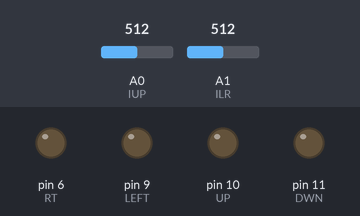
Recording of a sketch running on a simulated Arduino Uno, built with avr-gcc and run on an emulated ATmega328P. Parts: output pins drawn as LEDs (lit = HIGH). The test bench sets the inputs (shaded band); at power-on: A0 (IUP) = 512, A1 (ILR) = 512.

Above: at 1.2 s.
1.3 s: A0 (IUP) set to 534
At 2.5 s:
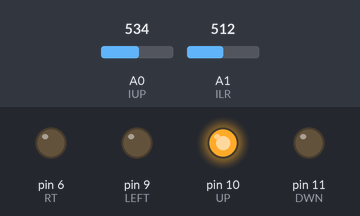
3.1 s: A1 (ILR) set to 530
At 3.7 s:
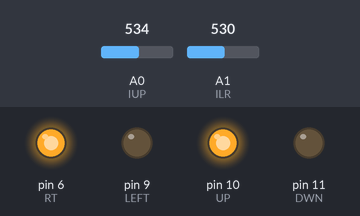
4.7 s: A0 (IUP) set to 511
At 6.0 s:
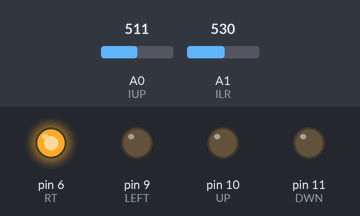
6.3 s: A1 (ILR) set to 306
At 7.4 s:
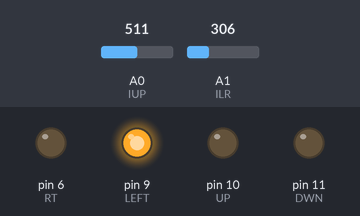
7.9 s: A0 (IUP) set to 306
At 8.7 s:
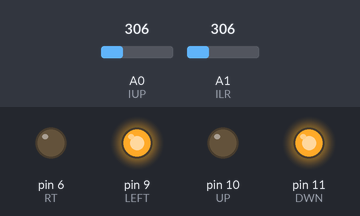
9.5 s: A1 (ILR) set to 511
At 9.9 s:
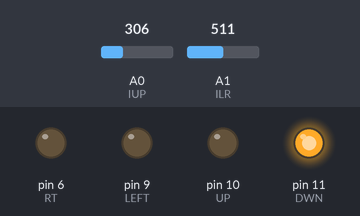
Timing chart, 0 to 12.1 s (numbered marks = the images above; inputs shaded):
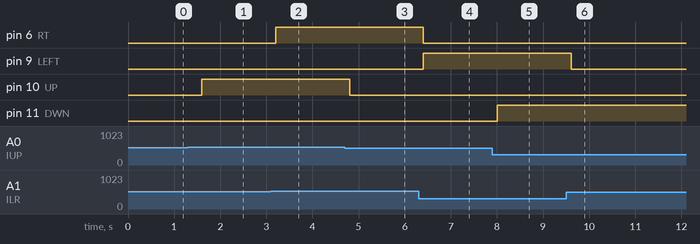

The sketch:

JoystickCode.ino
```cpp
/* Modified from Philip Vallone
2-axis joystick connected to an Arduino Micro
to output 4 pins, up, down, left & right
If you are using pull down resistors, change all the HIGHs to LOWs and LOWs to HIGH.
This skectch is using pull up resistors.
*/

/*Currently LEDs light up for 400 ms (Delay on bottom)
This can be altered to check effect.
Also, the LEDs are connected to PWM Arduino pins,
so you can change the code to alter their strength.
*/

int UD = 0;
int LR = 0;
/* Arduino Micro output pins*/
int DWN = 11;
int UP = 10;
int LEFT = 9;
int RT = 6;
/* Arduino Micro Input Pins */
int IUP=A0;
int ILR=A1;

int MID = 10; // 10 mid point delta arduino, use 4 for attiny
int LRMID = 0;
int UPMID = 0;
void setup(){

  pinMode(DWN, OUTPUT);
  pinMode(UP, OUTPUT);
  pinMode(LEFT, OUTPUT);
  pinMode(RT, OUTPUT);

  digitalWrite(DWN, HIGH);
  digitalWrite(UP, HIGH);
  digitalWrite(LEFT, HIGH);
  digitalWrite(RT, HIGH);

  //calabrate center
  LRMID = analogRead(ILR);
  UPMID = analogRead(IUP);
}

void loop(){

  UD = analogRead(IUP);
  LR = analogRead(ILR);
  // UP-DOWN
  if(UD < UPMID - MID){
   digitalWrite(DWN, HIGH);
  }else{
   digitalWrite(DWN, LOW);
  }

  if(UD > UPMID + MID){
   digitalWrite(UP, HIGH);
  }else{
   digitalWrite(UP, LOW);
  }
  // LEFT-RIGHT
  if(LR < LRMID - MID){
   digitalWrite(LEFT, HIGH);
  }else{
   digitalWrite(LEFT, LOW);
  }

  if(LR > LRMID + MID){
   digitalWrite(RT, HIGH);
  }else{
   digitalWrite(RT, LOW);
  }

  delay(400);


}
```

Measured:
- the behaviour switches between 522 and 523 on A0 (IUP) (found by bisection; images 0 and 1)
- the behaviour switches between 522 and 523 on A1 (ILR) (found by bisection; images 1 and 2)
- after the input at 1.3 s, pin 10 (UP): LOW → HIGH after 0.30 s
- after the input at 3.1 s, pin 6 (RT): LOW → HIGH after 0.10 s
- after the input at 4.7 s, pin 10 (UP): HIGH → LOW after 0.10 s
- after the input at 6.3 s, pin 6 (RT): HIGH → LOW after 0.10 s; pin 9 (LEFT): LOW → HIGH after 0.10 s
- after the input at 7.9 s, pin 11 (DWN): LOW → HIGH after 0.11 s
- after the input at 9.5 s, pin 9 (LEFT): HIGH → LOW after 0.11 s
